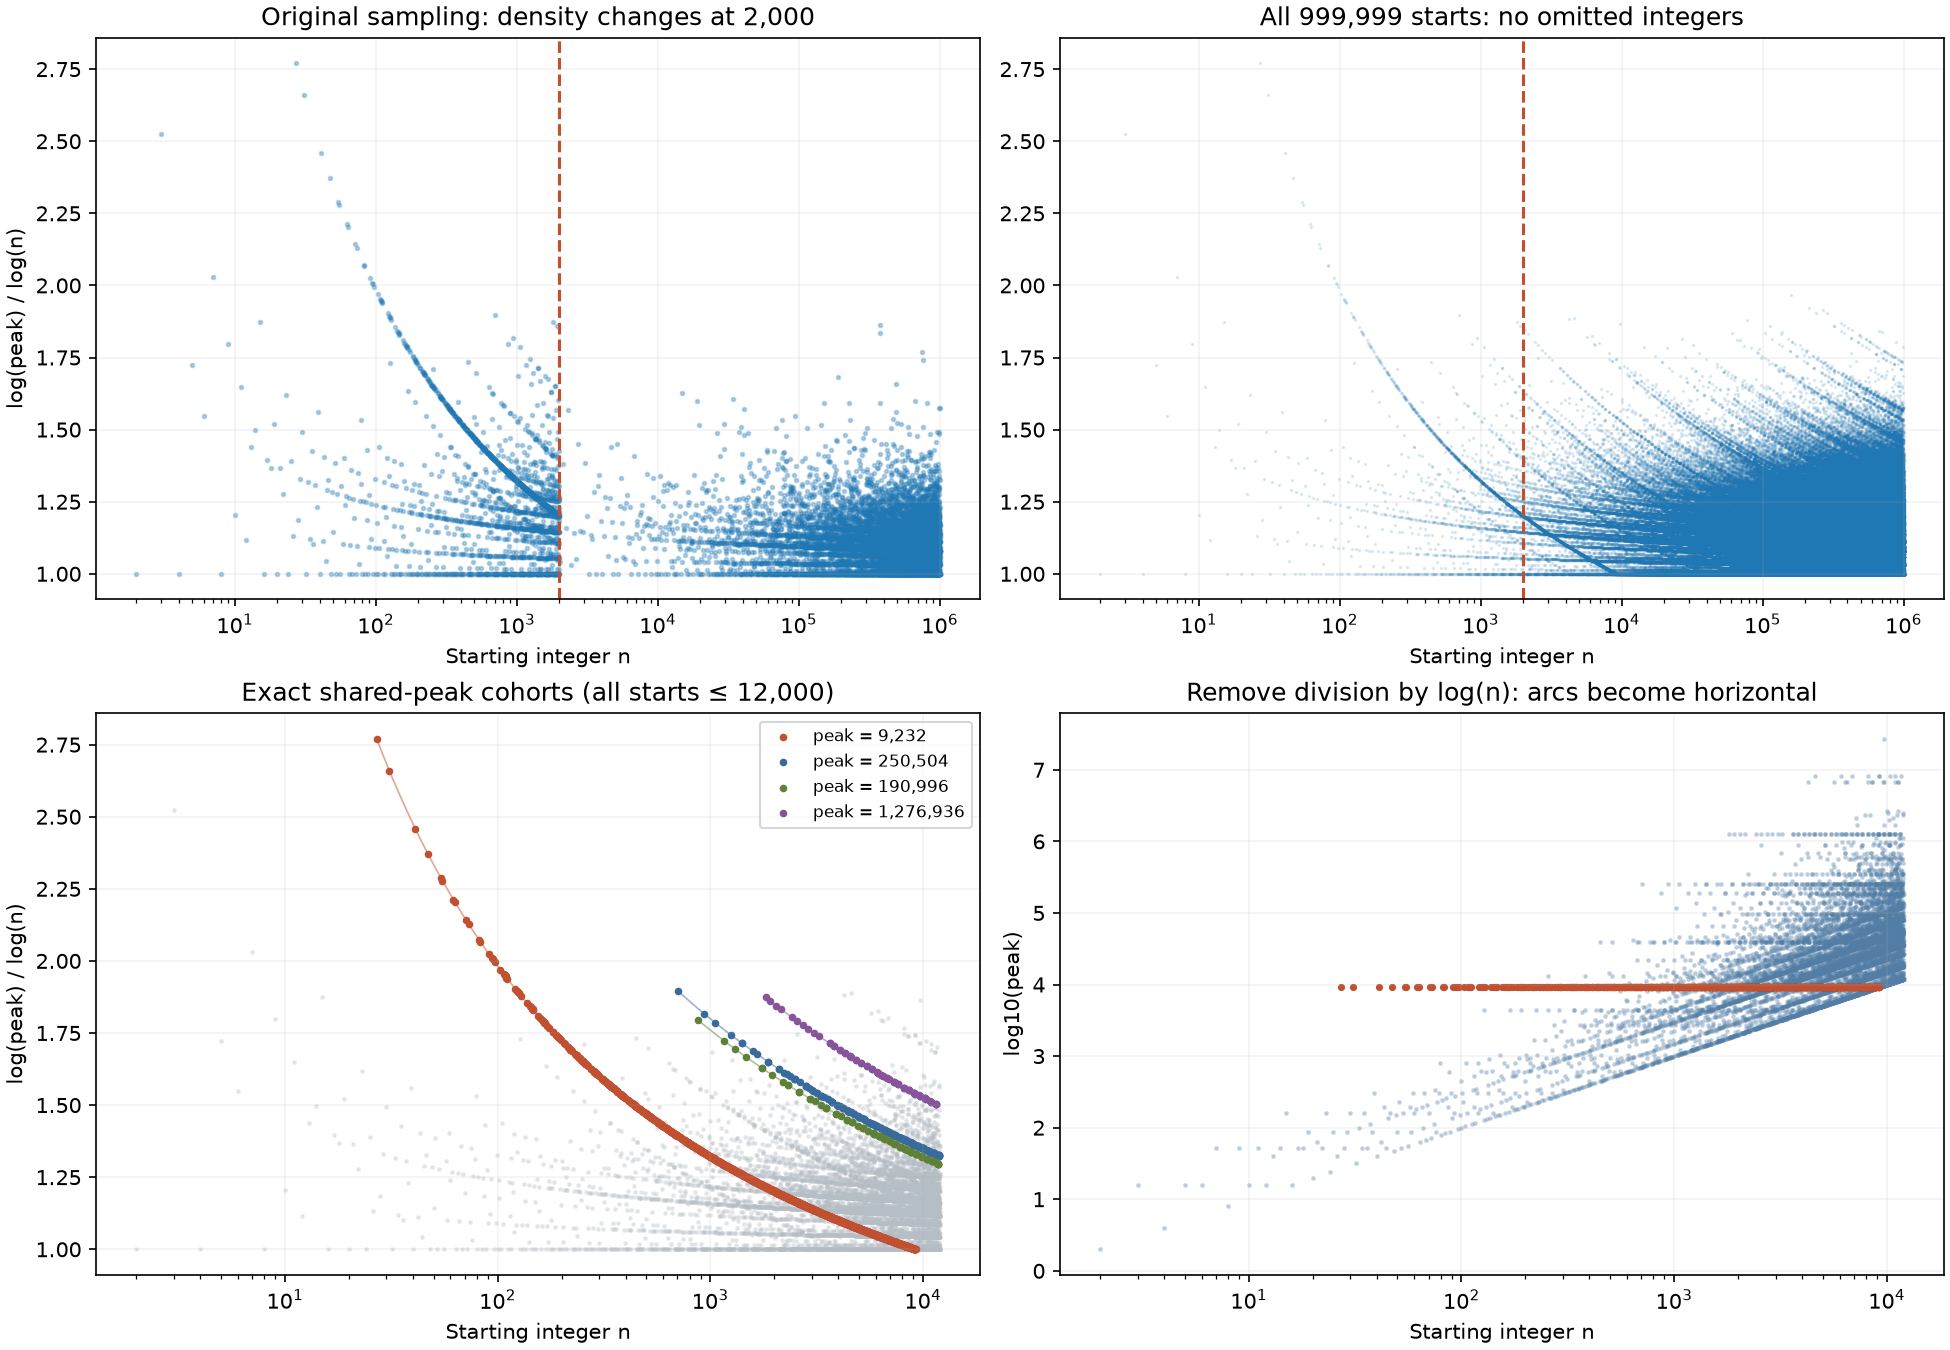

The script that drew this image:
"""Unsampled peak-cohort diagnostics and sampling comparison."""
from collections import Counter
from pathlib import Path
import json
import math
import numpy as np
import matplotlib
matplotlib.use('Agg')
import matplotlib.pyplot as plt


def main():
    N=1_000_000
    peaks=[0]*(N+1);peaks[1]=1
    for n in range(2,N+1):
        z=n;high=n;steps=0
        while z>=n:
            z=3*z+1 if z&1 else z//2
            high=max(high,z);steps+=1
            if steps>=100000:raise RuntimeError(n)
        peaks[n]=max(high,peaks[z])
    ns=np.arange(2,N+1)
    ps=np.array(peaks[2:],dtype=np.int64)
    ys=np.log(ps)/np.log(ns)
    old=(ns<=2000)|(ns%101==0)
    cohort=ns[ps==9232]
    counts=Counter(peaks[2:])
    top=counts.most_common(12)
    # Every nontrivial global peak has an odd predecessor and must be 4 mod 12.
    assert all(p==n or p%12==4 for n,p in enumerate(peaks[2:],2))
    report=dict(limit=N,old_sampling='all n<=2000; thereafter multiples of 101 only',
                old_plot_count=int(sum(old)),full_plot_count=len(ns),
                cohort_9232=dict(count=len(cohort),min=int(cohort.min()),max=int(cohort.max()),
                                 odd_count=int(sum(cohort%2==1)),max_odd=int(cohort[cohort%2==1].max()),
                                 old_plot_count=int(sum(old & (ps==9232)))),
                common_peaks=[dict(peak=p,count=c,min_seed=next(n for n in range(2,N+1) if peaks[n]==p)) for p,c in top],
                band_counts=[dict(lo=lo,hi=hi,full=int(sum((ns>=lo)&(ns<=hi))),
                                  old=int(sum((ns>=lo)&(ns<=hi)&old))) for lo,hi in [(1000,2000),(2001,10000),(10001,100000)]])
    out=Path(__file__).with_suffix('.json');out.write_text(json.dumps(report,indent=2)+'\n',encoding='utf-8')
    print(json.dumps(report,indent=2))
    fig,axes=plt.subplots(2,2,figsize=(13,9),layout='constrained')
    ax=axes[0,0];ax.scatter(ns[old],ys[old],s=3,alpha=.3)
    ax.set_title('Original sampling: density changes at 2,000')
    ax.axvline(2000,color='#c05030',ls='--');ax.set_xscale('log');ax.set_ylabel('log(peak) / log(n)')
    ax=axes[0,1];ax.scatter(ns,ys,s=.4,alpha=.14,rasterized=True)
    ax.set_title('All 999,999 starts: no omitted integers')
    ax.axvline(2000,color='#c05030',ls='--');ax.set_xscale('log')
    ax=axes[1,0]
    cut=ns<=12000
    ax.scatter(ns[cut],ys[cut],s=2,color='#b5bdc5',alpha=.25)
    for p,color in [(9232,'#c05030'),(250504,'#386a9b'),(190996,'#5f8037'),(1276936,'#87539a')]:
        mask=cut&(ps==p)
        ax.scatter(ns[mask],ys[mask],s=7,color=color,label=f'peak = {p:,}')
        if sum(mask):
            grid=np.geomspace(ns[mask].min(),min(p,12000),300)
            ax.plot(grid,np.log(p)/np.log(grid),color=color,lw=.8,alpha=.5)
    ax.set_xscale('log');ax.set_title('Exact shared-peak cohorts (all starts ≤ 12,000)')
    ax.set_ylabel('log(peak) / log(n)');ax.legend(fontsize=8)
    ax=axes[1,1]
    ax.scatter(ns[cut],np.log10(ps[cut]),s=2,alpha=.25,color='#527ea6')
    mask=cut&(ps==9232);ax.scatter(ns[mask],np.log10(ps[mask]),s=6,color='#c05030')
    ax.set_xscale('log');ax.set_ylabel('log10(peak)');ax.set_title('Remove division by log(n): arcs become horizontal')
    for ax in axes.flat:
        ax.set_xlabel('Starting integer n');ax.grid(alpha=.15)
    fig.savefig(out.with_suffix('.png'),dpi=150)


if __name__=='__main__':main()
